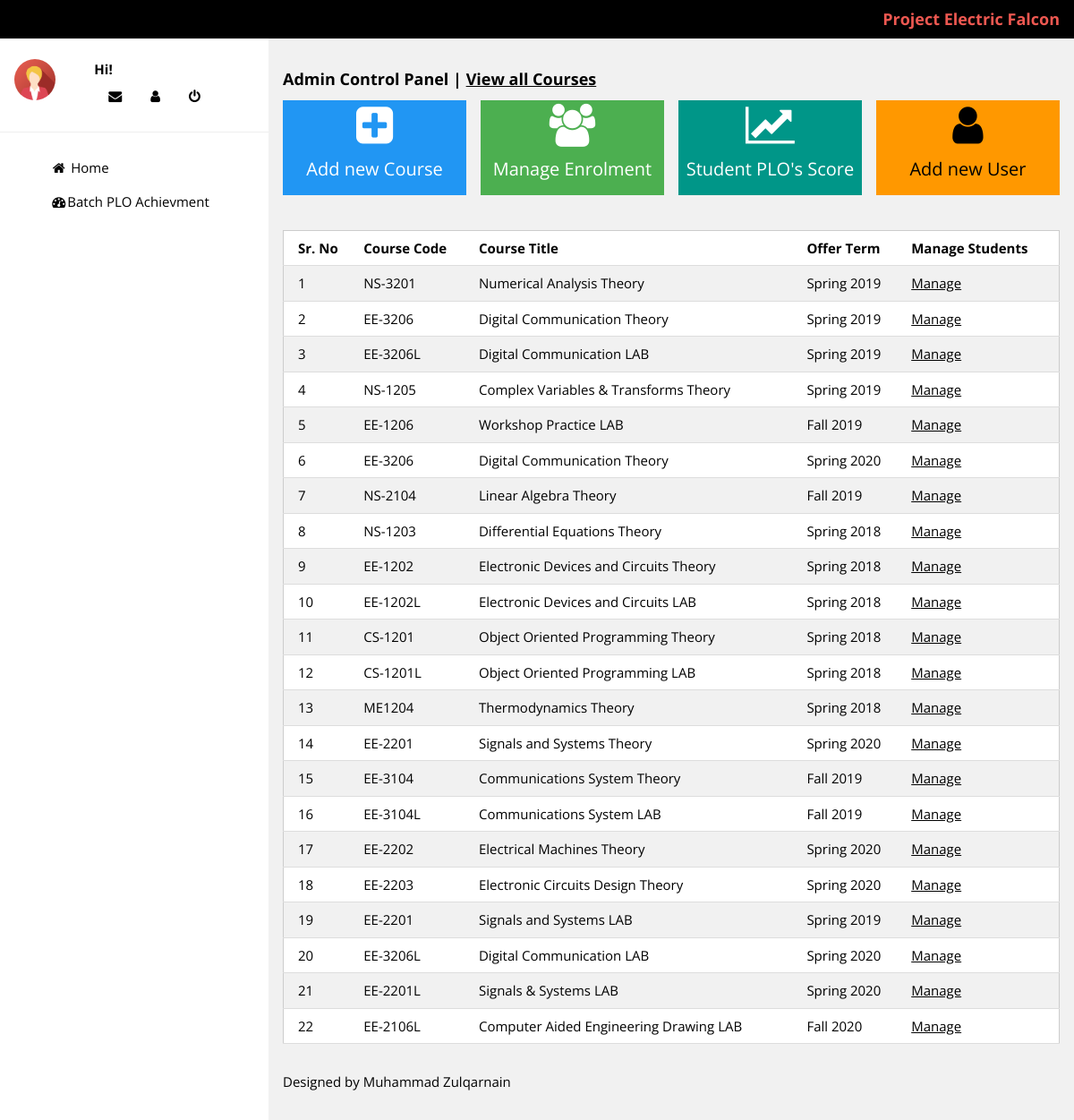
The page /admin/index.php?menu=manage_enrolment on the database its author committed.
### tables this page shows
CREATE TABLE `courses_info` (
  `serial` int(11) NOT NULL,
  `course_id` varchar(20) NOT NULL,
  `course_code` varchar(20) NOT NULL,
  `course_title` text NOT NULL,
  `term_offer` text NOT NULL,
  `course_ended` tinyint(1) NOT NULL,
  `credit_hour` varchar(3) NOT NULL,
  `course_type` text NOT NULL,
  `instructor` text NOT NULL,
  `access_user` varchar(100) DEFAULT NULL,
  `course_description` text,
  `mid_weight` decimal(10,2) NOT NULL,
  `final_weight` decimal(10,2) NOT NULL,
  `quiz_weight` decimal(10,2) NOT NULL,
  `assign_weight` decimal(10,2) NOT NULL,
  `lab_weight` decimal(10,2) NOT NULL,
  `project_weight` decimal(10,2) NOT NULL,
  `viva_weight` decimal(10,2) NOT NULL,
  `presentation_weight` decimal(10,2) NOT NULL,
  `other_weight` decimal(10,2) NOT NULL,
  `atten_weight` decimal(10,2) NOT NULL,
  `CLO_count` int(100) DEFAULT NULL,
  `clo_details` varchar(3000) NOT NULL,
  `rubric_set_count` int(100) NOT NULL,
  `rubric_sets` text NOT NULL,
  `plos_enabled` varchar(100) NOT NULL,
  `PLO1` varchar(150) NOT NULL,
  `PLO2` varchar(150) NOT NULL,
  `PLO3` varchar(150) NOT NULL,
  `PLO4` varchar(150) NOT NULL,
  `PLO5` varchar(150) NOT NULL,
  `PLO6` varchar(150) NOT NULL,
  `PLO7` varchar(150) NOT NULL,
  `PLO8` varchar(150) NOT NULL,
  `PLO9` varchar(150) NOT NULL,
  `PLO10` varchar(150) NOT NULL,
  `PLO11` varchar(150) NOT NULL,
  `PLO12` varchar(150) NOT NULL
);

### admin/admin_panels/manage_enrollment.php (the view, shortened to what this page needs)
<?php
    $method=$_GET['method'];
    if ($method==''){
        $course_list = array();
        $course_d = mysqli_query($conn,"SELECT course_id FROM courses_info");
            while($course_id = mysqli_fetch_assoc($course_d)){
                $course_list[] = $course_id['course_id'];
            }
        echo "<br>";
        Print "<table class='w3-table w3-striped w3-bordered w3-border w3-hoverable w3-white'>";
        Print "<th>Sr. No</th><th>Course Code</th><th>Course Title</th><th>Offer Term</th><th>Manage Students</th>";
        for ($c=0;$c<count($course_list);$c++){
            $sr_no = $c+1;
            Print "<tr>";
            Print "<td>".$sr_no."</td>";
            Print "<td>".mysqli_fetch_assoc(mysqli_query($conn,"SELECT course_code FROM courses_info WHERE course_id='".$course_list[$c]."'"))['course_code']."</td>";
            Print "<td>".mysqli_fetch_assoc(mysqli_query($conn,"SELECT course_title FROM courses_info WHERE course_id='".$course_list[$c]."'"))['course_title']." ".mysqli_fetch_assoc(mysqli_query($conn,"SELECT course_type FROM courses_info WHERE course_id='".$course_list[$c]."'"))['course_type']."</td>";
            Print "<td>".mysqli_fetch_assoc(mysqli_query($conn,"SELECT term_offer FROM courses_info WHERE course_id='".$course_list[$c]."'"))['term_offer']."</td>";
            Print "<td><a href='index.php?menu=manage_enrolment&method=display_enrolled_students&course_id=$course_list[$c]'>Manage</a></td>";
        }
        Print "</table>";
    }
?>

### w3images/w3.css (style rules this page uses)
*,*:before,*:after { box-sizing:inherit }
html { -ms-text-size-adjust:100%;-webkit-text-size-adjust:100% }
body { margin:0 }
a { background-color:transparent }
html,body { font-family:Verdana,sans-serif;font-size:15px;line-height:1.5 }
html { overflow-x:hidden }
a { color:inherit }
.w3-table,.w3-table-all { border-collapse:collapse;border-spacing:0;width:100%;display:table }
.w3-bordered tr,.w3-table-all tr { border-bottom:1px solid #ddd }
.w3-striped tbody tr:nth-child(even) { background-color:#f1f1f1 }
.w3-table td,.w3-table th,.w3-table-all td,.w3-table-all th { padding:8px 8px;display:table-cell;text-align:left;vertical-align:top }
.w3-table th:first-child,.w3-table td:first-child,.w3-table-all th:first-child,.w3-table-all td:first-child { padding-left:16px }
.w3-border { border:1px solid #ccc!important }
.w3-white,.w3-hover-white:hover { color:#000!important;background-color:#fff!important }
.w3-light-grey,.w3-hover-light-grey:hover,.w3-light-gray,.w3-hover-light-gray:hover { color:#000!important;background-color:#f1f1f1!important }

### admin/index.php (style rules this page uses)
html,body,h1,h2,h3,h4,h5 { font-family: "Open Sans", sans-serif }

### rows shown on the page
courses_info: course_code "NS-3201", course_title "Numerical Analysis", course_type "Theory", term_offer "Spring 2019"
courses_info: course_code "EE-3206", course_title "Digital Communication", course_type "Theory", term_offer "Spring 2019"
courses_info: course_code "EE-3206L", course_title "Digital Communication", course_type "LAB", term_offer "Spring 2019"
courses_info: course_code "NS-1205", course_title "Complex Variables & Transforms", course_type "Theory", term_offer "Spring 2019"
courses_info: course_code "EE-1206", course_title "Workshop Practice", course_type "LAB", term_offer "Fall 2019"
courses_info: course_code "EE-3206", course_title "Digital Communication", course_type "Theory", term_offer "Spring 2020"
courses_info: course_code "NS-2104", course_title "Linear Algebra", course_type "Theory", term_offer "Fall 2019"
courses_info: course_code "NS-1203", course_title "Differential Equations", course_type "Theory", term_offer "Spring 2018"
courses_info: course_code "EE-1202", course_title "Electronic Devices and Circuits", course_type "Theory", term_offer "Spring 2018"
courses_info: course_code "EE-1202L", course_title "Electronic Devices and Circuits", course_type "LAB", term_offer "Spring 2018"
courses_info: course_code "CS-1201", course_title "Object Oriented Programming", course_type "Theory", term_offer "Spring 2018"
courses_info: course_code "CS-1201L", course_title "Object Oriented Programming", course_type "LAB", term_offer "Spring 2018"
courses_info: course_code "ME1204", course_title "Thermodynamics", course_type "Theory", term_offer "Spring 2018"
courses_info: course_code "EE-2201", course_title "Signals and Systems", course_type "Theory", term_offer "Spring 2020"
courses_info: course_code "EE-3104", course_title "Communications System", course_type "Theory", term_offer "Fall 2019"
courses_info: course_code "EE-3104L", course_title "Communications System", course_type "LAB", term_offer "Fall 2019"
courses_info: course_code "EE-2202", course_title "Electrical Machines", course_type "Theory", term_offer "Spring 2020"
courses_info: course_code "EE-2203", course_title "Electronic Circuits Design", course_type "Theory", term_offer "Spring 2020"
courses_info: course_code "EE-2201", course_title "Signals and Systems", course_type "LAB", term_offer "Spring 2019"
courses_info: course_code "EE-3206L", course_title "Digital Communication", course_type "LAB", term_offer "Spring 2020"
courses_info: course_code "EE-2201L", course_title "Signals & Systems", course_type "LAB", term_offer "Spring 2020"
courses_info: course_code "EE-2106L", course_title "Computer Aided Engineering Drawing", course_type "LAB", term_offer "Fall 2020"

### other values the page prints
project_codename() "Project Electric Falcon"
$sr_no "1"
$sr_no "2"
$sr_no "3"
$sr_no "4"
$sr_no "5"
$sr_no "6"
$sr_no "7"
$sr_no "8"
$sr_no "9"
$sr_no "10"
$sr_no "11"
$sr_no "12"
$sr_no "13"
$sr_no "14"
